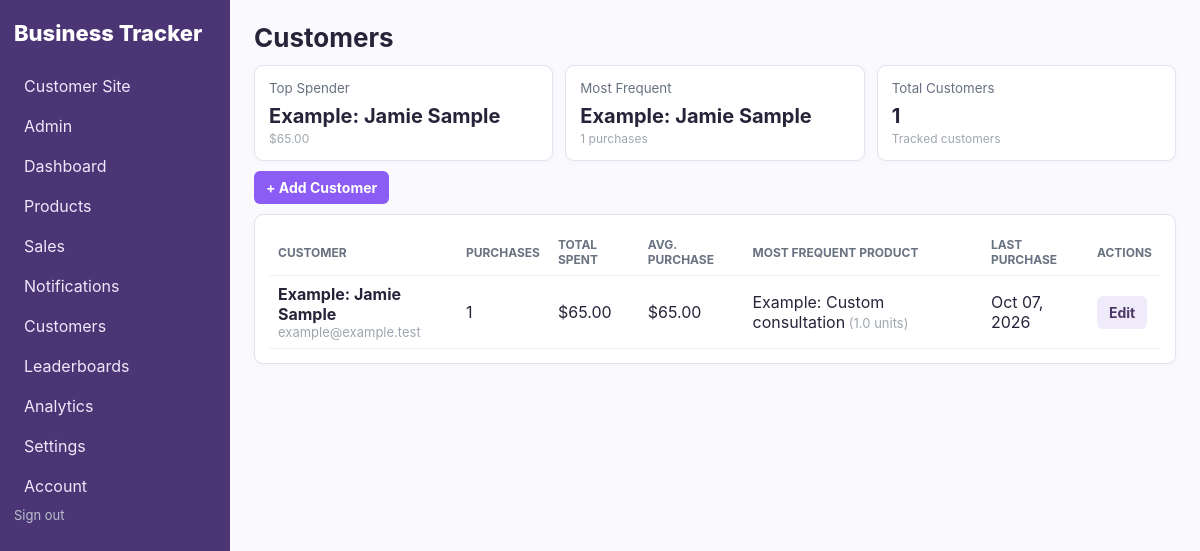
Page /customers (signed in) on the committed database.
### models.py (models this page shows)
class Customer(db.Model):
    id = db.Column(db.Integer, primary_key=True)
    owner_id = db.Column(db.Integer, db.ForeignKey('creator_account.id'), nullable=False)
    name = db.Column(db.String(160), nullable=False)
    email = db.Column(db.String(160))
    username = db.Column(db.String(160))
    notes = db.Column(db.Text)
    created_at = db.Column(db.DateTime, default=datetime.utcnow)
    version_id = db.Column(db.Integer, nullable=False, default=1)
    __table_args__ = (db.Index('ix_customer_owner_name', 'owner_id', 'name'),)
    __mapper_args__ = {'version_id_col': version_id}
    sales = db.relationship('Sale', backref='customer', lazy=True)
    leaderboard_entries = db.relationship('LeaderboardEntry', back_populates='customer', cascade='all, delete-orphan', lazy=True)

class Product(db.Model):
    id = db.Column(db.Integer, primary_key=True)
    owner_id = db.Column(db.Integer, db.ForeignKey('creator_account.id'), nullable=False)
    name = db.Column(db.String(160), nullable=False)
    description = db.Column(db.Text)
    base_price = db.Column(db.Numeric(12,2), default=0)
    active = db.Column(db.Boolean, default=True)
    is_public = db.Column(db.Boolean, nullable=False, default=True)
    category_id = db.Column(db.Integer, db.ForeignKey('category.id'))
    created_at = db.Column(db.DateTime, default=datetime.utcnow)
    version_id = db.Column(db.Integer, nullable=False, default=1)
    __table_args__ = (
        db.UniqueConstraint('owner_id', 'name', name='uq_product_owner_name'),
        db.Index('ix_product_owner_active_name', 'owner_id', 'active', 'name'),
    )
    __mapper_args__ = {'version_id_col': version_id}
    fields = db.relationship('ProductField', backref='product', cascade='all, delete-orphan', lazy=True)
    addons = db.relationship('ProductAddon', backref='product', cascade='all, delete-orphan', lazy=True)
    bundles = db.relationship('ProductBundle', backref='product', cascade='all, delete-orphan', lazy=True)
    tags = db.relationship('ProductTag', secondary=product_tag_link, back_populates='products')
    items = db.relationship('SaleItem', backref='product', lazy=True)

### app.py (the view)
@app.route('/customers')
def customers():
    customers_query = db.session.query(Customer, func.count(Sale.id).label('purchase_count'),
        func.coalesce(func.sum(Sale.total_amount), 0).label('total_spent'),
        func.coalesce(func.avg(Sale.total_amount), 0).label('average_spent'),
        func.max(Sale.sale_date).label('last_purchase')
    ).outerjoin(Sale, (Customer.id == Sale.customer_id) & (Sale.owner_id == g.creator.id)).filter(
        Customer.owner_id == g.creator.id
    ).group_by(Customer.id).order_by(Customer.name)
    pagination = customers_query.paginate(
        page=max(request.args.get('page', 1, type=int), 1), per_page=50, error_out=False
    )
    rows = pagination.items
    customer_ids = [row[0].id for row in rows]
    favorite_rows = db.session.query(
        Sale.customer_id, Product.name,
        func.sum(SaleItem.quantity).label('quantity'),
    ).join(SaleItem, SaleItem.product_id == Product.id).join(
        Sale, Sale.id == SaleItem.sale_id
    ).join(Customer, Customer.id == Sale.customer_id).filter(
        Customer.owner_id == g.creator.id, Sale.owner_id == g.creator.id,
        Product.owner_id == g.creator.id,
        Sale.customer_id.in_(customer_ids),
    ).group_by(Sale.customer_id, Product.id, Product.name).order_by(
        Sale.customer_id, func.sum(SaleItem.quantity).desc(), Product.id,
    ).all()
    favorites = {}
    for customer_id, product_name, quantity in favorite_rows:
        favorites.setdefault(customer_id, (product_name, quantity))
    customer_stats = []
    for customer, purchase_count, total_spent, average_spent, last_purchase in rows:
        favorite = favorites.get(customer.id)
        customer_stats.append({'customer': customer, 'purchase_count': purchase_count, 'total_spent': total_spent,
            'average_spent': average_spent, 'last_purchase': last_purchase,
            'favorite_product': favorite[0] if favorite else None,
            'favorite_quantity': favorite[1] if favorite else 0})
    top_spender_row = db.session.query(
        Customer, func.coalesce(func.sum(Sale.total_amount), 0).label('total_spent')
    ).outerjoin(Sale, (Customer.id == Sale.customer_id) & (Sale.owner_id == g.creator.id)).filter(
        Customer.owner_id == g.creator.id
    ).group_by(Customer.id).order_by(func.coalesce(func.sum(Sale.total_amount), 0).desc(), Customer.name).first()
    frequent_customer_row = db.session.query(
        Customer, func.count(Sale.id).label('purchase_count')
    ).outerjoin(Sale, (Customer.id == Sale.customer_id) & (Sale.owner_id == g.creator.id)).filter(
        Customer.owner_id == g.creator.id
    ).group_by(Customer.id).order_by(func.count(Sale.id).desc(), Customer.name).first()
    top_spender = {'customer': top_spender_row[0], 'total_spent': top_spender_row[1]} if top_spender_row else None
    most_frequent = {'customer': frequent_customer_row[0], 'purchase_count': frequent_customer_row[1]} if frequent_customer_row else None
    return render_template(
        'customers/list.html', customers=customer_stats, top_spender=top_spender,
        most_frequent=most_frequent, total_customers=pagination.total,
        pagination=pagination,
        previous_url=url_for('customers', page=pagination.prev_num) if pagination.has_prev else None,
        next_url=url_for('customers', page=pagination.next_num) if pagination.has_next else None,
    )

### app.py (called while the page is built, shortened)
@event.listens_for(Session, 'do_orm_execute')
def scope_creator_queries(execute_state):
    if not execute_state.is_select or not execute_state.is_orm_statement or not has_request_context():
        return
    creator_id = getattr(g, 'creator_id', None)
    if getattr(g, 'is_admin', False):
        return
    if not creator_id or request.endpoint in PUBLIC_ENDPOINTS:
        return
    execute_state.statement = execute_state.statement.options(*(
        with_loader_criteria(model, lambda entity: entity.owner_id == creator_id, include_aliases=True)
        for model in TENANT_MODELS
    ))

@app.before_request
def require_creator():
    creator_id = session.get('creator_id')
    creator = db.session.get(CreatorAccount, creator_id) if creator_id else None
    if creator is None or not creator.is_approved:
        session.clear()
        return redirect(url_for('login', next=request.full_path))
    g.creator = creator
    g.creator_id = creator.id
    g.is_admin = creator.is_admin
    if request.endpoint and request.endpoint.startswith('admin_') and not creator.is_admin:
        abort(403)
    if not creator.is_admin and not creator.subscription_exempt and creator.stripe_subscription_status not in ACTIVE_SUBSCRIPTION_STATUSES:
        if request.endpoint not in BILLING_ACCESS_ENDPOINTS:
            return redirect(url_for('seller_billing'))

def money(v):
    try: return Decimal(str(v or 0))
    except (InvalidOperation, ValueError, TypeError): return Decimal('0')

@app.context_processor
def helpers():
    creator = getattr(g, 'creator', None)
    unread_notifications = []
    if creator and creator.banner_notifications:
        unread_notifications = SellerNotification.query.filter_by(
            owner_id=creator.id, read_at=None
        ).order_by(SellerNotification.created_at.desc()).limit(3).all()
    return {
        'money': lambda x: f'${money(x):,.2f}',
        'current_creator': creator,
        'current_store_customer': getattr(g, 'store_customer', None),
        'unread_notifications': unread_notifications,
    }

### templates/customers/list.html (shortened to what this page needs)
{% extends 'base.html' %}
{% block heading %}Customers{% endblock %}
{% block content %}
<section class="cards customer-stats"><div><small>Top Spender</small><strong>{{top_spender.customer.name if top_spender else "—"}}</strong><span class="muted">{{money(top_spender.total_spent) if top_spender else "$0.00"}}</span></div><div><small>Most Frequent</small><strong>{{most_frequent.customer.name if most_frequent else "—"}}</strong><span class="muted">{{most_frequent.purchase_count if most_frequent else 0}} purchases</span></div><div><small>Total Customers</small><strong>{{total_customers}}</strong><span class="muted">Tracked customers</span></div></section><div class="toolbar"><a class="button" href="{{url_for('customer_new')}}">+ Add Customer</a></div>
<section class="panel table-panel"><div class="table-scroll"><table><thead><tr><th>Customer</th><th>Purchases</th><th>Total Spent</th><th>Avg. Purchase</th><th>Most Frequent Product</th><th>Last Purchase</th><th>Actions</th></tr></thead><tbody>
{% for x in customers %}<tr>
<td><strong>{{x.customer.name}}</strong><div class="muted">{{x.customer.email or x.customer.username or 'No contact info'}}</div></td>
<td>{{x.purchase_count}}</td><td>{{money(x.total_spent)}}</td><td>{{money(x.average_spent)}}</td><td>{{x.favorite_product or '—'}}{% if x.favorite_quantity %}<span class="muted"> ({{x.favorite_quantity|float|round(2)}} units)</span>{% endif %}</td>
<td>{{x.last_purchase.strftime('%b %d, %Y') if x.last_purchase else '—'}}</td>
<td class="actions-cell"><a class="button secondary" href="{{url_for('customer_edit',id=x.customer.id)}}">Edit</a></td>
</tr>{% else %}<tr><td colspan="7">No customers yet.</td></tr>{% endfor %}
</tbody></table></div></section>
{% endblock %}

### static/css/app.css (style rules this page uses)
:root { font-family: Inter, system-ui, -apple-system, Segoe UI, sans-serif; color: #20242b; background: #f5f6f8; }
* { box-sizing: border-box; }
body { margin: 0; display: flex; min-height: 100vh; }
.cards { display: grid; grid-template-columns: repeat(4, 1fr); gap: 12px; margin-bottom: 14px; }
.cards > div, .panel { background: white; border: 1px solid #e2e5ea; border-radius: 9px; padding: 14px; box-shadow: 0 3px 14px #00000008; }
.cards small { display: block; color: #687180; margin-bottom: 9px; }
.cards strong { font-size: 27px; }
.toolbar { margin-bottom: 10px; }
table { width: 100%; border-collapse: collapse; }
th, td { text-align: left; padding: 8px 9px; border-bottom: 1px solid #eceef2; }
th { font-size: 12px; text-transform: uppercase; color: #697280; }
.button { display: inline-block; border: 0; background: #2e5cff; color: #fff; padding: 8px 12px; border-radius: 6px; text-decoration: none; cursor: pointer; font-weight: 700; }
.secondary { background: #edf0f5; color: #303641; }
.muted { color: #7b8490; font-size: 13px; }
.muted { opacity: 0.72; }
.cards > div, .panel { box-shadow: 0 1px 6px #00000008; }
.cards strong { font-size: 23px; }
.cards small { margin-bottom: 5px; }
.toolbar { display: flex; align-items: center; gap: 7px; flex-wrap: wrap; }
.button { font-size: 14px; }
:root { --purple: #8b5cf6; --purple-dark: #6d3fd6; --purple-soft: #f1ebff; --border: #e6e0f0; }
body { background: #faf9fd; color: #29233a; }
.button { background: var(--purple); }
.secondary { background: #f0ebfa; color: #4c3865; }
.cards > div, .panel { border-color: var(--border); }
.table-scroll { overflow-x: auto; -webkit-overflow-scrolling: touch; }
.table-scroll table { min-width: 620px; }
.actions-cell { white-space: nowrap; }
.customer-stats { grid-template-columns: repeat(3, 1fr); margin-bottom: 10px; }
.customer-stats > div { display: flex; flex-direction: column; gap: 3px; }
.customer-stats strong { font-size: 20px; }
.customer-stats .muted { font-size: 12px; }

### rows in the picture
Customer: customer "Example: Jamie Sample"
Product: customer.name "Example: Jamie Sample", customer "example@example.test", purchase_count "1", total_spent "$65.00", average_spent "$65.00", name "Example: Custom consultation", favorite_quantity "1.0", last_purchase "Oct 07, 2026"

### other values in the picture
{{ money(top_spender.total_spent) if top_spender else "$0.00" }} "$65.00"
{{ most_frequent.purchase_count if most_frequent else 0 }} "1"
{{ total_customers }} "1"
